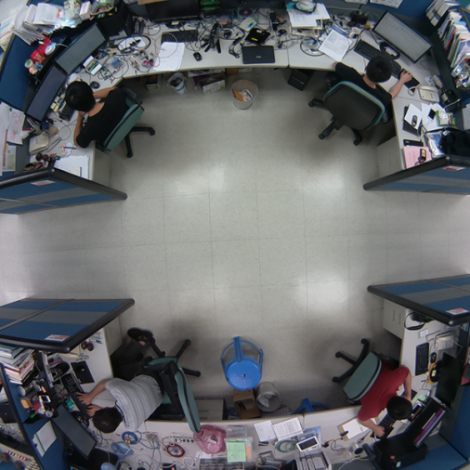
#> input picture PycharmProjects/0311_new/directory/office.png, 470 x 470 px, found by its file name
$ python canny2.py   (older library calls are emulated)
#> lines starting #> are read from the running program, lines starting #| are printed output that depends on the picture
import numpy as np
import cv2,os
from skimage import io
def diplayIMG(img, windowName):
    cv2.namedWindow(windowName, cv2.WINDOW_NORMAL)
    cv2.resizeWindow(windowName, 400, 300)
    cv2.imshow(windowName, img)
image = cv2.imread('../img/office.png')
#> image is the input picture: shape (470, 470, 3); mean B, G, R 105.9, 103.5, 101.6
image = cv2.cvtColor(image, cv2.COLOR_BGR2GRAY)
#> image: shape (470, 470)
diplayIMG(image, 'Original')
sobelX = cv2.Sobel(image, cv2.CV_16S, 1 ,0)
sobelY = cv2.Sobel(image, cv2.CV_16S, 0 ,1)
sobelXY = cv2.Sobel(image, cv2.CV_16S, 1 ,1)
LaplacianXY = cv2.Laplacian(image, cv2.CV_16S,ksize = 1)
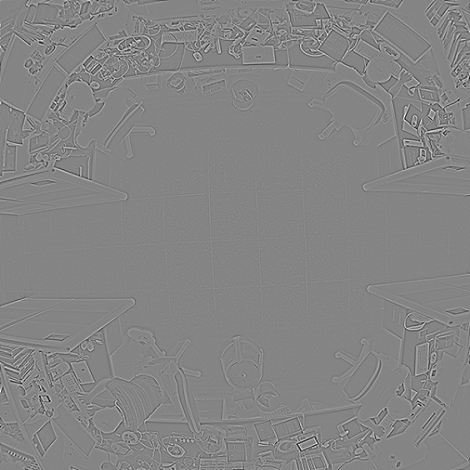
#> LaplacianXY: shape (470, 470) int16; min -256, max 235, mean 0; drawn with min black and max white
sobelX = cv2.convertScaleAbs(sobelX)
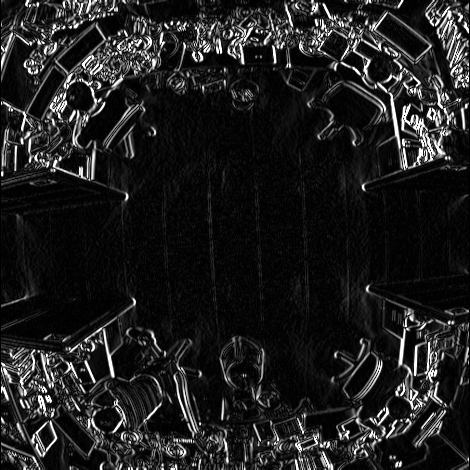
#> sobelX: shape (470, 470); min 0, max 255, mean 31
sobelY = cv2.convertScaleAbs(sobelY)
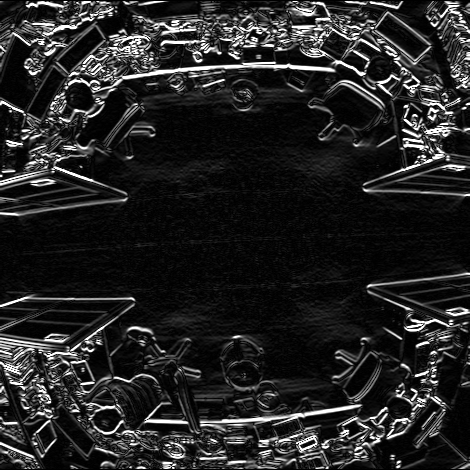
#> sobelY: shape (470, 470); min 0, max 255, mean 36.7
sobelXY = cv2.convertScaleAbs(sobelXY)
LaplacianXY = cv2.convertScaleAbs(LaplacianXY)
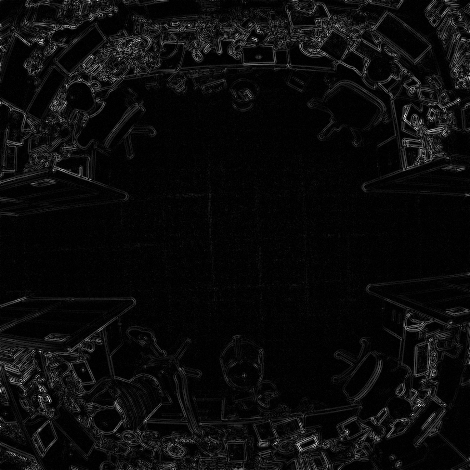
#> LaplacianXY: shape (470, 470); min 0, max 255, mean 10.9
diplayIMG(sobelX, 'sobelX')
diplayIMG(sobelY, 'sobelY')
diplayIMG(sobelXY, 'sobelXY')
sobelCombined = cv2.bitwise_or(sobelX, sobelY)
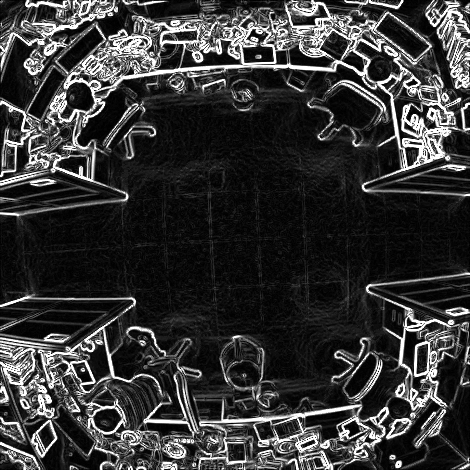
#> sobelCombined: shape (470, 470); min 0, max 255, mean 54.3
diplayIMG(sobelCombined, 'sobelCombined')
diplayIMG(LaplacianXY, 'LaplacianXY')
canny1 = cv2.Canny(image, 30 ,170)
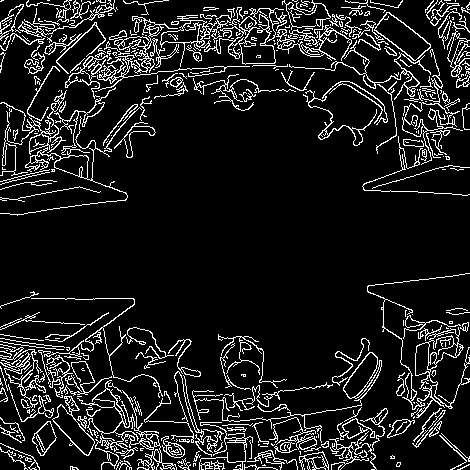
#> canny1: shape (470, 470); 11.2% white in thin lines or dots
canny2 = cv2.Canny(image, 90, 170)
#> canny2: shape (470, 470); 9.6% white in thin lines or dots
canny3 = cv2.Canny(image, 150, 170)
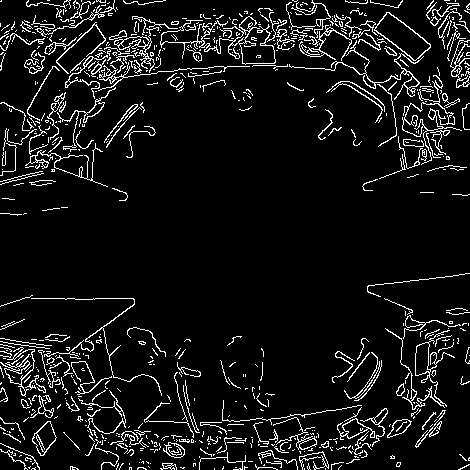
#> canny3: shape (470, 470); 8.1% white in thin lines or dots
diplayIMG(canny1, 'canny1')
diplayIMG(canny2, 'canny2')
cv2.waitKey()

$ run again, with PycharmProjects/0311_new/directory/Holloways_beach.png copied over PycharmProjects/0311_new/directory/office.png
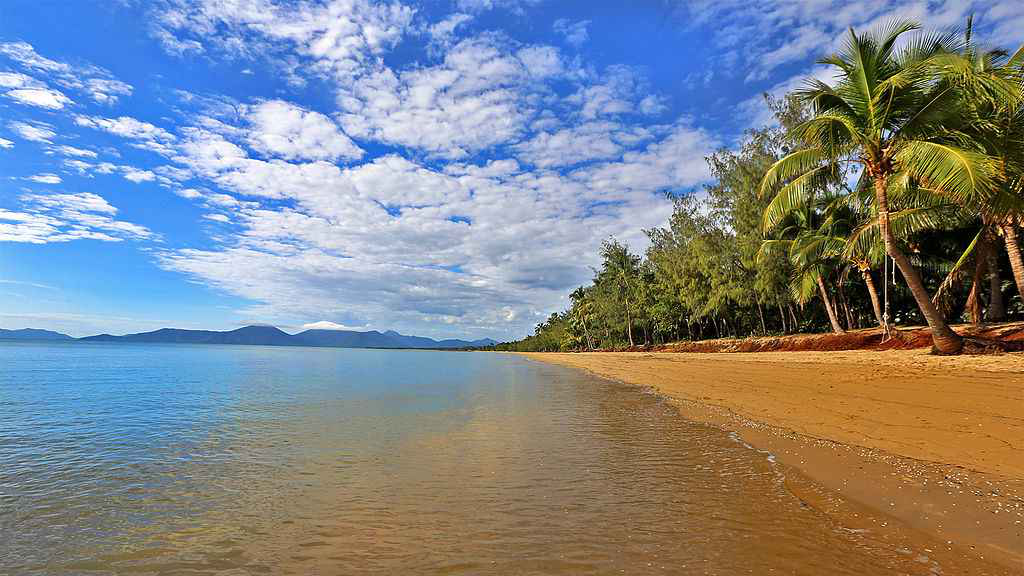
#> input picture PycharmProjects/0311_new/directory/Holloways_beach.png, 1024 x 576 px, found by its file name
#> image is the input picture: shape (576, 1024, 3); mean B, G, R 141.2, 134.6, 128.1
#> image: shape (576, 1024)
#> `canny1 = cv2.Canny(image, 30 ,170)`:
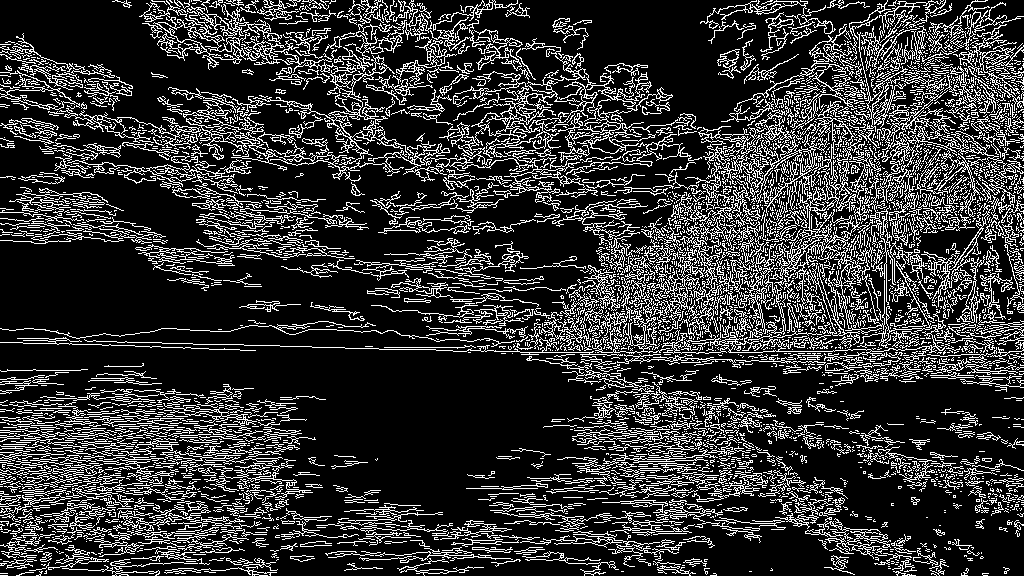
#> canny1: shape (576, 1024); 20.5% white in thin lines or dots
#> canny2: shape (576, 1024); 15.2% white in thin lines or dots
#> `canny3 = cv2.Canny(image, 150, 170)`:
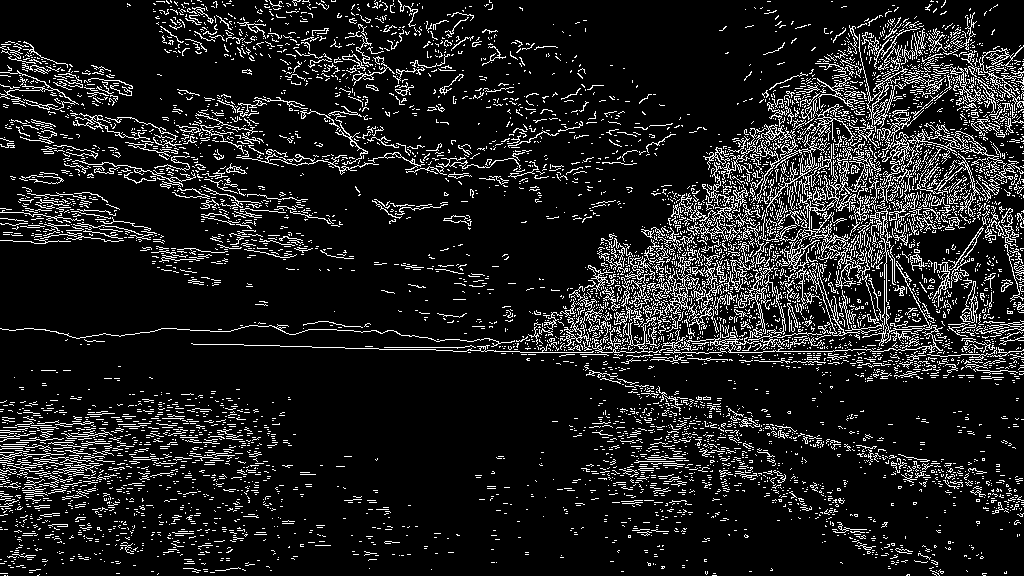
#> canny3: shape (576, 1024); 11.6% white in thin lines or dots
